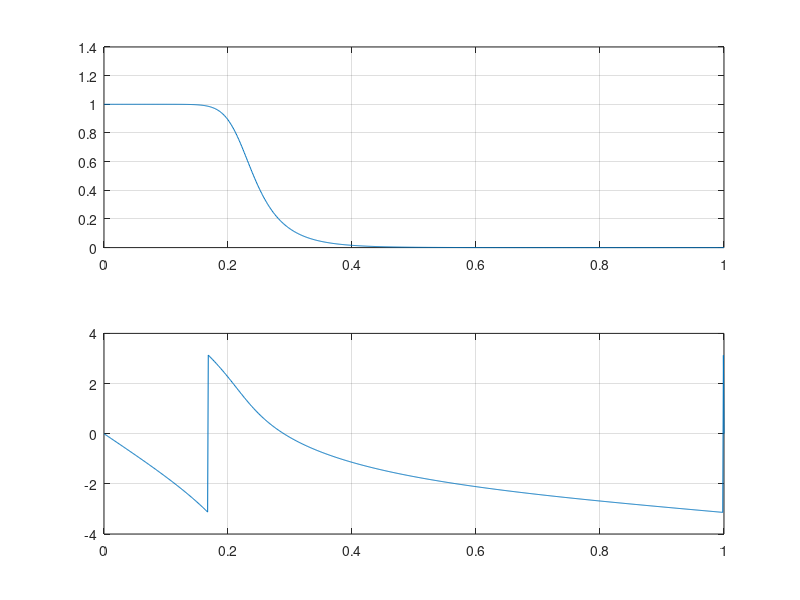
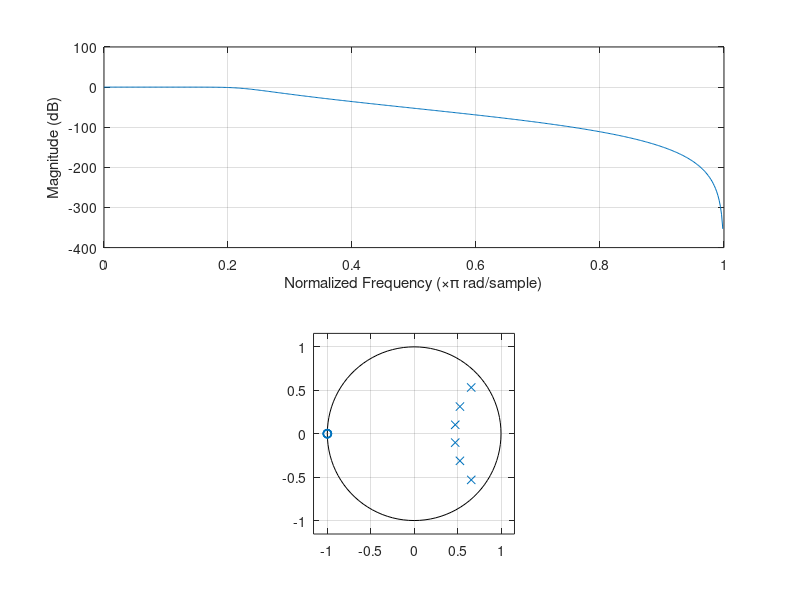

The MATLAB script that drew these images, in order:
clear all
close all
clc
%PARAMETROS
fs = 11025;
fpb = 1800;
fsb = 2300;
Rp = .1;
Rs = .1;
T = 1/fs;
%especificaciones de filtro digital 
wp=(fpb/fs)*2*pi%frecuencia de banda de paso digital en rad
ws=(fsb/fs)*2*pi%frecuencia de banda de rechazo digital en rad
RpdB = -20*log10(1-Rp)
RsdB = -20*log10(Rs)

%especificaciones de filtro digital 
wp=0.2*pi;%frecuencia de banda de paso digital en rad
ws=0.3*pi;%frecuencia de banda de rechazo digital en rad
Ap=1;%riple de pasabanda en dB
As=15;%atenuacion en dB
%especificaciones de prototipo analogico
T=1;Fs=1/T;%poner T=1
OmegaP=(2/T)*tan(wp/2);%frecuencia de pasabanda del prototipo
OmegaS=(2/T)*tan(ws/2);%frecuencia de rechazabanda del prototipo
%hallamos parametros del filtro
[N,OmegaC]=buttord(OmegaP,OmegaS,Ap,As,'s');
[C,D]=butter(N,OmegaC,'s');
[b,a]=bilinear(C,D,Fs);
%reresentacion espectral
w=linspace(0,pi,1000);
H=freqz(b,a,w);
subplot(211);plot(w/pi,abs(H));grid on;
subplot(212);plot(w/pi,angle(H));grid on;
figure
freqz(b,a)
zplane(roots(b),roots(a))
